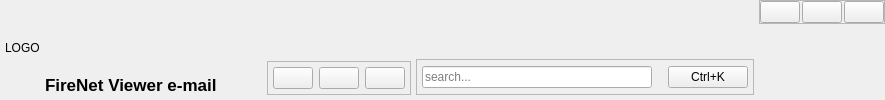
            <widget class="QWidget" name="header" native="true">
             <layout class="QHBoxLayout" name="horizontalLayout_8">
              <property name="spacing">
               <number>5</number>
              </property>
              <property name="leftMargin">
               <number>5</number>
              </property>
              <property name="topMargin">
               <number>0</number>
              </property>
              <property name="rightMargin">
               <number>0</number>
              </property>
              <property name="bottomMargin">
               <number>5</number>
              </property>
              <item>
               <widget class="QLabel" name="label_23">
                <property name="text">
                 <string>LOGO</string>
                </property>
               </widget>
              </item>
              <item alignment="Qt::AlignmentFlag::AlignLeft|Qt::AlignmentFlag::AlignBottom">
               <widget class="QLabel" name="titleTxt">
                <property name="font">
                 <font>
                  <pointsize>13</pointsize>
                  <bold>true</bold>
                 </font>
                </property>
                <property name="text">
                 <string>FireNet Viewer e-mail </string>
                </property>
               </widget>
              </item>
              <item>
               <spacer name="horizontalSpacer">
                <property name="orientation">
                 <enum>Qt::Orientation::Horizontal</enum>
                </property>
                <property name="sizeHint" stdset="0">
                 <size>
                  <width>40</width>
                  <height>20</height>
                 </size>
                </property>
               </spacer>
              </item>
              <item alignment="Qt::AlignmentFlag::AlignHCenter|Qt::AlignmentFlag::AlignBottom">
               <widget class="QFrame" name="frame_2">
                <property name="frameShape">
                 <enum>QFrame::Shape::StyledPanel</enum>
                </property>
                <property name="frameShadow">
                 <enum>QFrame::Shadow::Raised</enum>
                </property>
                <layout class="QHBoxLayout" name="horizontalLayout_7">
                 <property name="leftMargin">
                  <number>5</number>
                 </property>
                 <property name="topMargin">
                  <number>5</number>
                 </property>
                 <property name="rightMargin">
                  <number>5</number>
                 </property>
                 <property name="bottomMargin">
                  <number>5</number>
                 </property>
                 <item>
                  <widget class="QPushButton" name="notificationBtn">
                   <property name="text">
                    <string/>
                   </property>
                   <property name="icon">
                    <iconset>
                     <normaloff>:/material_design/icons/material_design/notifications.png</normaloff>:/material_design/icons/material_design/notifications.png</iconset>
                   </property>
                  </widget>
                 </item>
                 <item>
                  <widget class="QPushButton" name="moreBtn">
                   <property name="text">
                    <string/>
                   </property>
                   <property name="icon">
                    <iconset>
                     <normaloff>:/feather/icons/feather/more-horizontal.png</normaloff>:/feather/icons/feather/more-horizontal.png</iconset>
                   </property>
                  </widget>
                 </item>
                 <item>
                  <widget class="QPushButton" name="profileBtn">
                   <property name="text">
                    <string/>
                   </property>
                   <property name="icon">
                    <iconset>
                     <normaloff>:/feather/icons/feather/user.png</normaloff>:/feather/icons/feather/user.png</iconset>
                   </property>
                  </widget>
                 </item>
                </layout>
               </widget>
              </item>
              <item alignment="Qt::AlignmentFlag::AlignBottom">
               <widget class="QFrame" name="serachinpCont">
                <property name="minimumSize">
                 <size>
                  <width>338</width>
                  <height>36</height>
                 </size>
                </property>
                <property name="maximumSize">
                 <size>
                  <width>338</width>
                  <height>16777215</height>
                 </size>
                </property>
                <property name="frameShape">
                 <enum>QFrame::Shape::StyledPanel</enum>
                </property>
                <property name="frameShadow">
                 <enum>QFrame::Shadow::Raised</enum>
                </property>
                <layout class="QHBoxLayout" name="horizontalLayout_9">
                 <property name="spacing">
                  <number>0</number>
                 </property>
                 <property name="leftMargin">
                  <number>5</number>
                 </property>
                 <property name="topMargin">
                  <number>5</number>
                 </property>
                 <property name="rightMargin">
                  <number>5</number>
                 </property>
                 <property name="bottomMargin">
                  <number>5</number>
                 </property>
                 <item>
                  <widget class="QLineEdit" name="searchinp">
                   <property name="minimumSize">
                    <size>
                     <width>100</width>
                     <height>0</height>
                    </size>
                   </property>
                   <property name="placeholderText">
                    <string>search...</string>
                   </property>
                  </widget>
                 </item>
                 <item>
                  <widget class="QLabel" name="label_9">
                   <property name="minimumSize">
                    <size>
                     <width>16</width>
                     <height>16</height>
                    </size>
                   </property>
                   <property name="maximumSize">
                    <size>
                     <width>16</width>
                     <height>16</height>
                    </size>
                   </property>
                   <property name="text">
                    <string/>
                   </property>
                   <property name="pixmap">
                    <pixmap>:/feather/icons/feather/search.png</pixmap>
                   </property>
                   <property name="scaledContents">
                    <bool>true</bool>
                   </property>
                  </widget>
                 </item>
                 <item>
                  <widget class="QPushButton" name="searchBtn">
                   <property name="text">
                    <string>Ctrl+K</string>
                   </property>
                  </widget>
                 </item>
                </layout>
               </widget>
              </item>
              <item alignment="Qt::AlignmentFlag::AlignRight|Qt::AlignmentFlag::AlignTop">
               <widget class="QFrame" name="frame_3">
                <property name="frameShape">
                 <enum>QFrame::Shape::StyledPanel</enum>
                </property>
                <property name="frameShadow">
                 <enum>QFrame::Shadow::Raised</enum>
                </property>
                <layout class="QHBoxLayout" name="horizontalLayout_10">
                 <property name="spacing">
                  <number>2</number>
                 </property>
                 <property name="leftMargin">
                  <number>0</number>
                 </property>
                 <property name="topMargin">
                  <number>0</number>
                 </property>
                 <property name="rightMargin">
                  <number>0</number>
                 </property>
                 <property name="bottomMargin">
                  <number>0</number>
                 </property>
                 <item>
                  <widget class="QPushButton" name="minimalizeBtn">
                   <property name="text">
                    <string/>
                   </property>
                  </widget>
                 </item>
                 <item>
                  <widget class="QPushButton" name="restoreBtn">
                   <property name="text">
                    <string/>
                   </property>
                  </widget>
                 </item>
                 <item>
                  <widget class="QPushButton" name="closeBtn">
                   <property name="text">
                    <string/>
                   </property>
                  </widget>
                 </item>
                </layout>
               </widget>
              </item>
             </layout>
            </widget>
